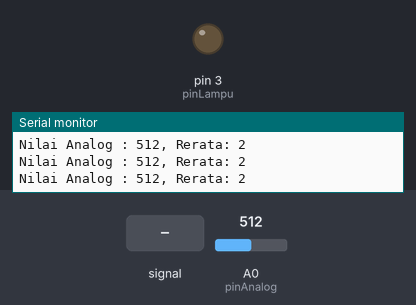
The sketch below on a simulated Arduino Uno, built with avr-gcc and run on an emulated ATmega328P. Parts: output pins drawn as LEDs (lit = HIGH), the last lines printed to the serial monitor. The test bench sets the inputs (shaded band); at power-on: A0 (pinAnalog) = 512.

Above: at 1.2 s.
1.3 s: A0 (pinAnalog) fed a 200 Hz sine of ±81 counts around its level
At 2.6 s:
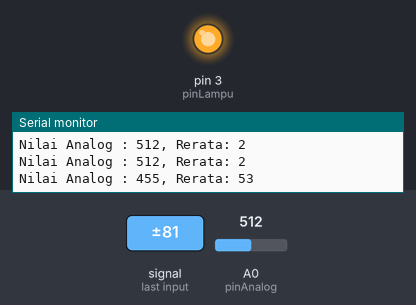
4.3 s: A0 (pinAnalog) set to 274
6.8 s: A0 (pinAnalog) set to 251
At 7.6 s:
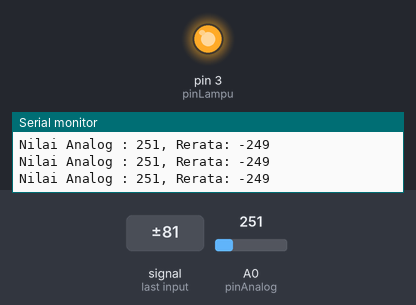
9.8 s: A0 (pinAnalog) set to 306
At 11.0 s:
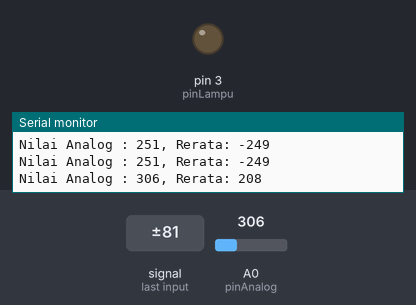
12.8 s: A0 (pinAnalog) set to 484
15.3 s: A0 (pinAnalog) set to 517
At 16.1 s:
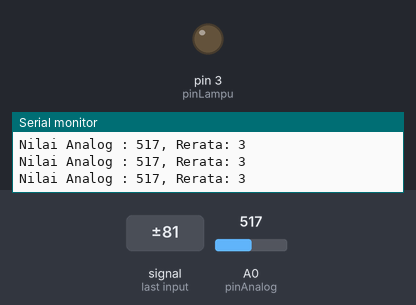
Timing chart, 0 to 18.3 s (numbered marks = the images above; inputs shaded):
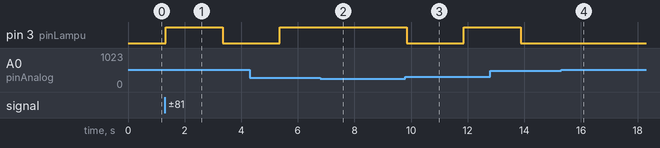

Measured:
- after the input at 1.3 s, pin 3 (pinLampu): LOW → HIGH at once, → LOW 2.0 s later
- after the input at 6.8 s, pin 3 (pinLampu): stays HIGH (without the input it goes to LOW after 0.58 s)
- after the input at 9.8 s, pin 3 (pinLampu): HIGH → LOW after 0.05 s, → HIGH 2.0 s later
- after the input at 15.3 s, pin 3 (pinLampu): stays LOW (without the input it goes to HIGH after 0.60 s)

The sketch:

AS_20.ino
```cpp
//Lampu tepuk
const int pinLampu = 3;
const int pinAnalog = A0;
const int ambangRerata = 15;
const int jumSempel = 128;
const int nilaiDasar = 514;

int totalIsyarat = 0;;
boolean statusLampu = false;

void setup() {
Serial.begin (9600);
pinMode (pinLampu, OUTPUT);
}

void loop() {
int nilaiAnalog;

totalIsyarat = 0;
for (int j = 1; j <= jumSempel; j++)
{
  nilaiAnalog = analogRead (pinAnalog);

  int isyarat = abs (nilaiAnalog - nilaiDasar);
  totalIsyarat += isyarat;
}

int rerataIsyarat = totalIsyarat / jumSempel;

Serial.print ("Nilai Analog : ");
Serial.print (nilaiAnalog);
Serial.print (", Rerata: ");
Serial.println (rerataIsyarat);

if (rerataIsyarat >= ambangRerata)
{
  statusLampu = not statusLampu;
  digitalWrite (pinLampu, statusLampu);
  delay (2000);
}
}
```
